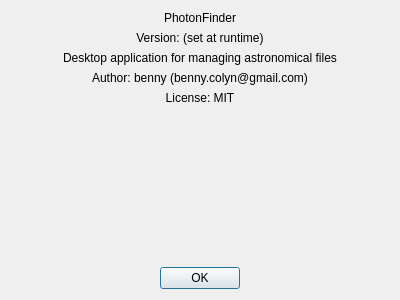
<?xml version="1.0" encoding="UTF-8"?>
<ui version="4.0">
 <class>AboutDialog</class>
 <widget class="QDialog" name="AboutDialog">
  <property name="geometry">
   <rect>
    <x>0</x>
    <y>0</y>
    <width>400</width>
    <height>300</height>
   </rect>
  </property>
  <property name="windowTitle">
   <string>About PhotonFinder</string>
  </property>
  <layout class="QVBoxLayout" name="verticalLayout">
   <item>
    <widget class="QLabel" name="logoLabel">
     <property name="text">
      <string>PhotonFinder</string>
     </property>
     <property name="alignment">
      <set>Qt::AlignCenter</set>
     </property>
     <property name="textFormat">
      <enum>Qt::RichText</enum>
     </property>
    </widget>
   </item>
   <item>
    <widget class="QLabel" name="versionLabel">
     <property name="text">
      <string>Version: (set at runtime)</string>
     </property>
     <property name="alignment">
      <set>Qt::AlignCenter</set>
     </property>
    </widget>
   </item>
   <item>
    <widget class="QLabel" name="descriptionLabel">
     <property name="text">
      <string>Desktop application for managing astronomical files</string>
     </property>
     <property name="alignment">
      <set>Qt::AlignCenter</set>
     </property>
     <property name="wordWrap">
      <bool>true</bool>
     </property>
    </widget>
   </item>
   <item>
    <widget class="QLabel" name="authorLabel">
     <property name="text">
      <string>Author: benny (benny.colyn@gmail.com)</string>
     </property>
     <property name="alignment">
      <set>Qt::AlignCenter</set>
     </property>
    </widget>
   </item>
   <item>
    <widget class="QLabel" name="licenseLabel">
     <property name="text">
      <string>License: MIT</string>
     </property>
     <property name="alignment">
      <set>Qt::AlignCenter</set>
     </property>
    </widget>
   </item>
   <item>
    <spacer name="verticalSpacer">
     <property name="orientation">
      <enum>Qt::Vertical</enum>
     </property>
     <property name="sizeHint" stdset="0">
      <size>
       <width>20</width>
       <height>40</height>
      </size>
     </property>
    </spacer>
   </item>
   <item>
    <widget class="QDialogButtonBox" name="buttonBox">
     <property name="orientation">
      <enum>Qt::Horizontal</enum>
     </property>
     <property name="standardButtons">
      <set>QDialogButtonBox::Ok</set>
     </property>
     <property name="centerButtons">
      <bool>true</bool>
     </property>
    </widget>
   </item>
  </layout>
 </widget>
 <resources/>
 <connections>
  <connection>
   <sender>buttonBox</sender>
   <signal>accepted()</signal>
   <receiver>AboutDialog</receiver>
   <slot>accept()</slot>
   <hints>
    <hint type="sourcelabel">
     <x>248</x>
     <y>254</y>
    </hint>
    <hint type="destinationlabel">
     <x>157</x>
     <y>274</y>
    </hint>
   </hints>
  </connection>
 </connections>
</ui>
